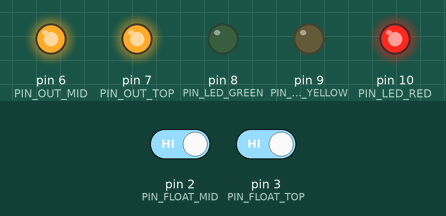
The program below on a simulated Arduino Uno, built with avr-gcc and run on an emulated ATmega328P. Parts: output pins drawn as LEDs (lit = HIGH). The test bench sets the inputs (shaded band); at power-on: pin 2 (PIN_FLOAT_MID) HIGH, pin 3 (PIN_FLOAT_TOP) HIGH.

Above: at 1.2 s.
1.3 s: pin 2 (PIN_FLOAT_MID) driven LOW
At 1.63 s:
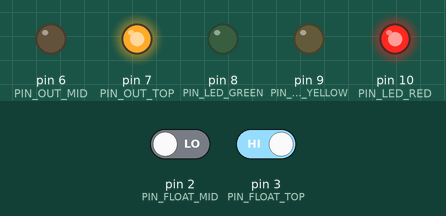
4.3 s: pin 3 (PIN_FLOAT_TOP) driven LOW
At 4.8 s:
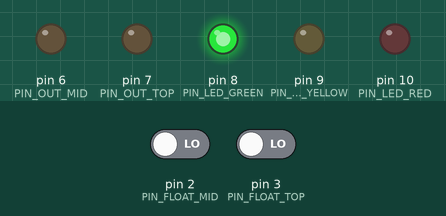
5.8 s: pin 2 (PIN_FLOAT_MID) driven HIGH
At 7.0 s:
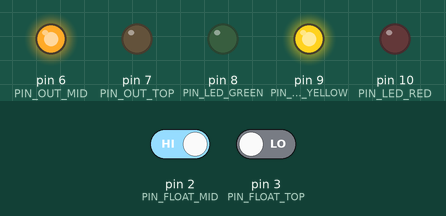
7.3 s: pin 3 (PIN_FLOAT_TOP) driven HIGH
At 8.2 s:
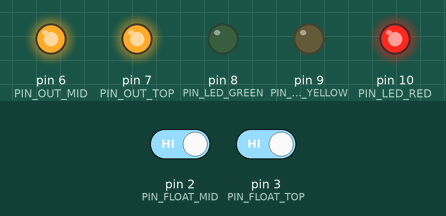
Timing chart, 0 to 9.8 s (numbered marks = the images above; inputs shaded):
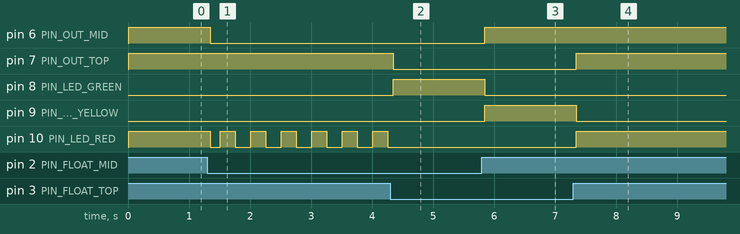

The program:

main.cpp
```cpp
/*
 * Water level indicator for a two-float water container.
 *
 * Reads two float switches, debounces them, drives a green/yellow/red LED
 * from the resulting level, and hands the debounced states to a downstream
 * ESP32-C6 as an inverse mirror of the switch inputs. See CLAUDE.md for the
 * behaviour table and the constraints this code works under (Arduino API
 * only, no ISRs, no delay() in loop()).
 */

#include <Arduino.h>
#include <avr/wdt.h>

#include "config.h"

/* LOW and HIGH are Arduino macros, so the enumerators need other names. */
enum class Level : uint8_t { LOW_, MID, HIGH_, FAULT };

/*
 * One per float switch. Plain data, no methods -- see the coding
 * conventions in CLAUDE.md.
 */
struct Debouncer {
    uint8_t pin;
    bool raw;                 /* most recent raw reading */
    bool stable;              /* committed, debounced value */
    unsigned long changedAt;  /* millis() when raw last moved */
};

static Debouncer midFloat;
static Debouncer topFloat;

static unsigned long lastBlinkToggle;
static bool blinkOn;

/*
 * The only place that knows how the sensors are wired. The switches are
 * closed while the float rests down and open as water lifts it, so a
 * pulled-up pin reads LOW while the switch is ON. Everything downstream
 * reads "true = switch ON = water is below this float".
 */
static bool readSwitchOn(uint8_t pin)
{
    return digitalRead(pin) == LOW;
}

static void initDebouncer(Debouncer &d, uint8_t pin)
{
    const bool raw = readSwitchOn(pin);

    d.pin = pin;
    d.raw = raw;
    /*
     * Seed the debounced value from the pin so the LEDs are correct
     * immediately at power-up rather than after the first debounce window.
     */
    d.stable = raw;
    d.changedAt = millis();
}

static void updateDebouncer(Debouncer &d)
{
    const bool raw = readSwitchOn(d.pin);

    if (raw != d.raw) {
        /* Reading moved: restart the stability window. */
        d.raw = raw;
        d.changedAt = millis();
    }

    /*
     * Unsigned subtraction, so this stays correct across the ~49 day
     * millis() rollover. Never write `millis() >= d.changedAt + DEBOUNCE_MS`.
     */
    if (d.raw != d.stable && (millis() - d.changedAt) >= DEBOUNCE_MS) {
        d.stable = d.raw;
    }
}

/*
 * Free-running so the blink phase needs no extra state. FAULT is rare
 * enough that starting mid-phase does not matter.
 */
static void updateBlink()
{
    if ((millis() - lastBlinkToggle) >= BLINK_MS) {
        lastBlinkToggle = millis();
        blinkOn = !blinkOn;
    }
}

static Level levelFrom(bool midOn, bool topOn)
{
    if (topOn) {
        /* Top float still down, so the water is below it. */
        return midOn ? Level::LOW_ : Level::MID;
    }

    /*
     * Top float raised. The middle one must be raised as well; a middle
     * switch that is still ON says the water cannot have reached the top,
     * so a sensor or its wiring has failed.
     */
    return midOn ? Level::FAULT : Level::HIGH_;
}

static void applyOutputs(Level level, bool midOn, bool topOn)
{
    bool green = false;
    bool yellow = false;
    bool red = false;

    switch (level) {
    case Level::LOW_:
        green = true;
        break;

    case Level::MID:
        yellow = true;
        break;

    case Level::HIGH_:
        red = true;
        break;

    case Level::FAULT:
        red = blinkOn;
        break;
    }

    digitalWrite(PIN_LED_GREEN, green);
    digitalWrite(PIN_LED_YELLOW, yellow);
    digitalWrite(PIN_LED_RED, red);

    /*
     * Each mirror pin simply repeats the level of its input pin: LOW while
     * the switch is ON, HIGH once water has raised the float. The buffer
     * between here and the C6 supplies the inversion, so this code must not
     * invert as well -- doing it in both places cancels out, which is what
     * the bench showed on 2026-08-22. FAULT is deliberately not
     * special-cased; the C6 gets the raw combination and can flag it itself.
     */
    digitalWrite(PIN_OUT_MID, midOn ? LOW : HIGH);
    digitalWrite(PIN_OUT_TOP, topOn ? LOW : HIGH);
}

void setup()
{
    /*
     * A watchdog reset leaves the WDT enabled with a short timeout on this
     * part, which can turn one reset into a boot loop. Clear it first.
     * This is the only direct register access in the codebase.
     */
    MCUSR = 0;
    wdt_disable();

    pinMode(PIN_FLOAT_MID, INPUT_PULLUP);
    pinMode(PIN_FLOAT_TOP, INPUT_PULLUP);

    /*
     * The mirrors idle LOW (empty tank), so set that level before switching
     * the pins to outputs. A pin configured as an output happens to start
     * LOW already, making this redundant today -- it is spelled out anyway
     * so that the idle level is stated once, in code, rather than resting on
     * an AVR default that a polarity change would silently invalidate.
     */
    digitalWrite(PIN_OUT_MID, LOW);
    digitalWrite(PIN_OUT_TOP, LOW);
    pinMode(PIN_OUT_MID, OUTPUT);
    pinMode(PIN_OUT_TOP, OUTPUT);

    pinMode(PIN_LED_GREEN, OUTPUT);
    pinMode(PIN_LED_YELLOW, OUTPUT);
    pinMode(PIN_LED_RED, OUTPUT);

    /*
     * Let the input RC filters charge before the first reading is taken.
     * delay() is fine here; it is only banned in loop().
     */
    delay(INPUT_SETTLE_MS);

    initDebouncer(midFloat, PIN_FLOAT_MID);
    initDebouncer(topFloat, PIN_FLOAT_TOP);

    lastBlinkToggle = millis();
    blinkOn = true;

    wdt_enable(WDTO_1S);
}

void loop()
{
    wdt_reset();

    updateDebouncer(midFloat);
    updateDebouncer(topFloat);
    updateBlink();

    const Level level = levelFrom(midFloat.stable, topFloat.stable);
    applyOutputs(level, midFloat.stable, topFloat.stable);
}
```

config.h
```cpp
/*
 * Pin map and timing constants -- the one place to edit hardware details.
 * Nothing else in the codebase contains a bare pin number.
 *
 * Keep this in step with the pin table in CLAUDE.md; changing a pin here
 * without updating that table is explicitly out of bounds.
 */

#pragma once

#include <stdint.h>

/*
 * --- Float sensor inputs ---------------------------------------------
 *
 * The switches are normally CLOSED with the float resting in its downward
 * position and open once water lifts it. Against the internal pull-up plus
 * an external 10k that gives:
 *
 *     pin LOW  = switch ON  = float down = water below this sensor
 *     pin HIGH = switch OFF = float up   = water has reached this sensor
 *
 * The pin level becomes "true = switch ON" exactly once, in readSwitchOn()
 * -- see main.cpp. Note that a switch being ON means the tank is *empty* at
 * that height, which is why LOW-LOW is the empty tank and not the full one.
 *
 * Consequence worth knowing: a cut sensor cable leaves the pin pulled up,
 * which reads the same as a raised float, so the tank reports fuller than
 * it is. That is the safe direction here, so it is deliberate rather than
 * something to "fix".
 */
constexpr uint8_t PIN_FLOAT_MID = 2;   /* PD2, DIP 4 */
constexpr uint8_t PIN_FLOAT_TOP = 3;   /* PD3, DIP 5 */

/*
 * --- Mirror outputs to the downstream ESP32-C6 -----------------------
 *
 * Each pin repeats the level of its matching input pin: LOW while the
 * switch is ON, HIGH once water has raised the float. The inversion the C6
 * expects is supplied by the BUFFER between the two chips, so it must not
 * be done here as well -- inverting in both places cancels out. Both lines
 * therefore idle LOW at the ATmega on an empty tank. Nothing is
 * special-cased here, the FAULT combination included.
 */
constexpr uint8_t PIN_OUT_MID = 6;     /* PD6, DIP 12 */
constexpr uint8_t PIN_OUT_TOP = 7;     /* PD7, DIP 13 */

/* --- Indicator LEDs (active HIGH, each with a series resistor) -------- */
constexpr uint8_t PIN_LED_GREEN  = 8;  /* PB0, DIP 14 */
constexpr uint8_t PIN_LED_YELLOW = 9;  /* PB1, DIP 15 */
constexpr uint8_t PIN_LED_RED    = 10; /* PB2, DIP 16 */

/* --- Timing ---------------------------------------------------------- */

/*
 * Deliberately generous: float switches slosh and chatter. If the field
 * behaviour is still twitchy, raise this rather than inventing a cleverer
 * algorithm.
 */
constexpr uint16_t DEBOUNCE_MS = 50;

/* RED toggles every BLINK_MS while in FAULT, giving a 2 Hz blink. */
constexpr uint16_t BLINK_MS = 250;

/*
 * Long enough for the input RC filters (10k + 100nF, ~1 ms) to charge
 * through the pull-ups before the first reading is trusted.
 */
constexpr uint16_t INPUT_SETTLE_MS = 10;
```

Measured:
- after the input at 1.3 s, pin 6 (PIN_OUT_MID): HIGH → LOW after 0.05 s; pin 10 (PIN_LED_RED): HIGH → LOW after 0.05 s, then repeats every 0.50 s: HIGH 0.25 s, LOW 0.25 s
- after the input at 4.3 s, pin 7 (PIN_OUT_TOP): HIGH → LOW after 0.05 s; pin 8 (PIN_LED_GREEN): LOW → HIGH after 0.05 s; pin 10 (PIN_LED_RED): stops changing and stays LOW
- after the input at 5.8 s, pin 6 (PIN_OUT_MID), pin 9 (PIN_LED_YELLOW): LOW → HIGH after 0.05 s; pin 8 (PIN_LED_GREEN): HIGH → LOW after 0.05 s
- after the input at 7.3 s, pin 7 (PIN_OUT_TOP), pin 10 (PIN_LED_RED): LOW → HIGH after 0.05 s; pin 9 (PIN_LED_YELLOW): HIGH → LOW after 0.05 s
